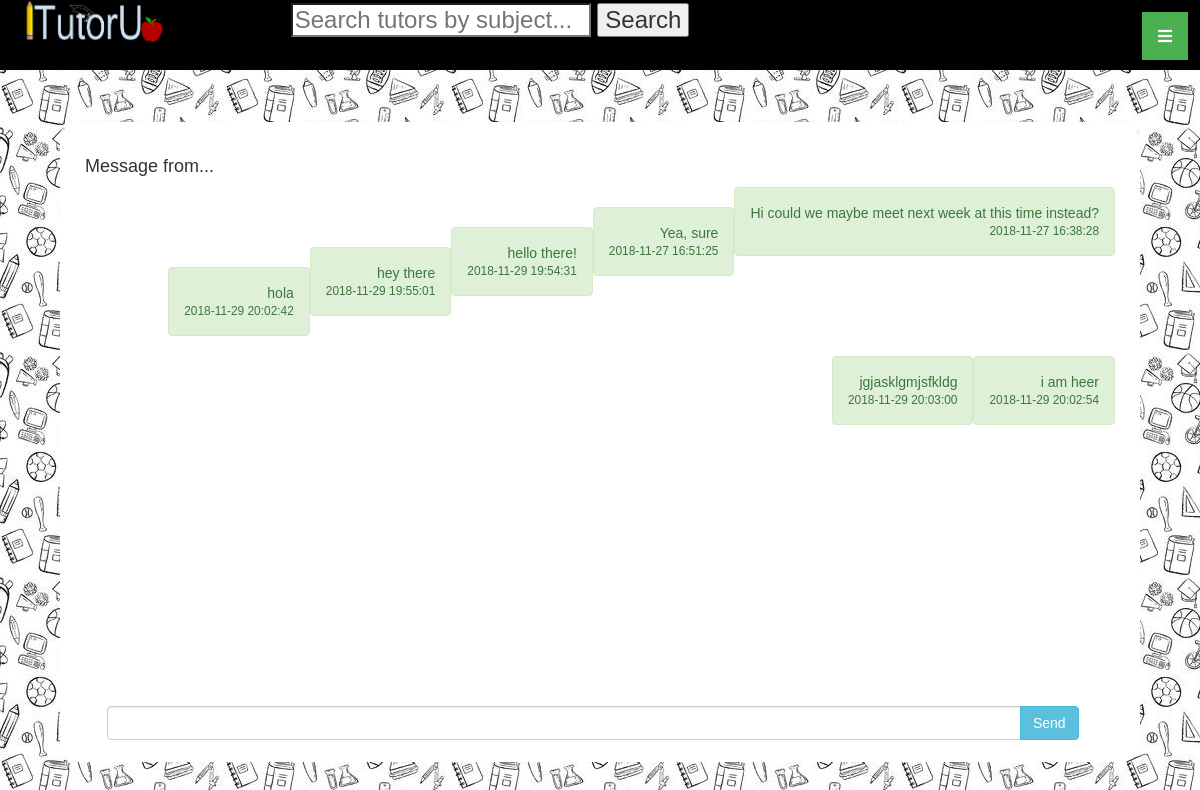
The app's page /Thread/detail/1 (signed in), older data.
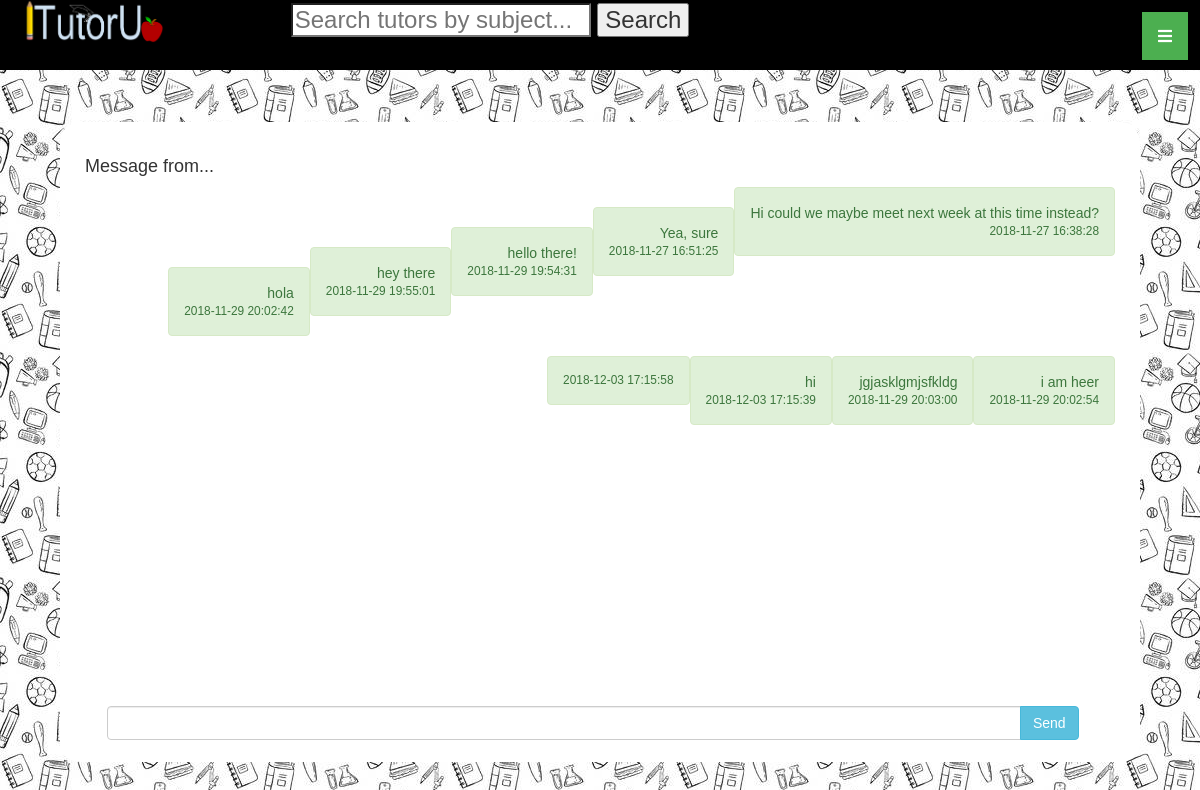
The same page, newer data.
### tables this page shows
CREATE TABLE `message` (
  `messageId` int(11) NOT NULL,
  `threadId` int(11) NOT NULL,
  `messageText` varchar(1024) NOT NULL,
  `senderId` int(11) NOT NULL,
  `timestamp` timestamp NULL DEFAULT CURRENT_TIMESTAMP ON UPDATE CURRENT_TIMESTAMP
);

### app/core/App.php (called while the page is built, shortened)
<?php
class App {
	protected $method = 'index';
	public function __construct() {
		$url = $this->parseUrl();
		if(file_exists('app/controllers/' . $url[0] . 'Controller.php')){
			unset($url[0]);
		}
		$this->controller = new $this->controller();
		if(isset($url[1])) {
			if(method_exists($this->controller, $url[1]) ){
				$this->method = $url[1];
			}
			unset($url[1]);
		}
		$this->params = $url ? array_values($url):[];
		call_user_func_array([$this->controller, $this->method], $this->params);
	}
	public function parseUrl() {
		if(isset($_GET['url'])){
			return $url = explode('/', filter_var(rtrim($_GET['url'], '/')), FILTER_SANITIZE_URL);
		}
	}
}
?>

### index.php (called while the page is built, shortened)
<?php
	$app = new App();
?>

### app/models/Message.php (called while the page is built, shortened)
<?php
class Message extends Model {
	public function getMessages($threadId){
		$sql = "SELECT * FROM message WHERE threadId = :threadId";
		$stmt = self::$_connection->prepare($sql);
		$stmt->execute(['threadId'=>$threadId]);
		$stmt->setFetchMode(PDO::FETCH_CLASS, 'Message');
		return $stmt->fetchAll();
	}
}
?>

### app/core/Model.php (called while the page is built, shortened)
<?php
class Model extends ModelCaller
{
	public function __construct() {
		$server = 'localhost';
		$DBName = 'itutorudb';
		$user = 'root';
		$pass = '';
	}
}
?>

### app/core/ModelCaller.php (called while the page is built, shortened)
<?php
class ModelCaller {
	public static function model($model) {
		if(file_exists('app/models/' . $model . '.php')) {
			return new $model();
		}
		else return null;
	}
}
?>

### app/views/Thread/detail.php (the view, shortened to what this page needs)
<html>
	<head>
		<?php include_once('app/views/Default/stylesheet_links.php') ?>
	</head>
	<body>
		<?php include_once('app/views/Default/header.php') ?>
			<div class="content_block">
				<div>
					<h4>Message from...</h4>
					<div class="">
						<?php
							$messages = $data['messages'];
							foreach($messages as $message){
								if($message->senderId = $_SESSION['userId']){
									print("
										<div class='alert alert-success usermessage' style='text-align: right'>
											<p>$message->messageText</p>
											<small>$message->timestamp</small>
										</div><br/>
									");
								}
							}
						?>
					</div>
					<?php $threadId = $data['threadId'] ?>
					<form action="/Message/_create/<?php echo $threadId ?>" method="post" id="messageForm" class="input-group">
					   <input type="text" name="message" class="form-control" autocomplete="off">
					   <span class="input-group-btn">
					        <input class="btn btn-info" type="submit" value="Send" />
					   </span>
					</form>
				</div>
			</div>
	</body>
</html>

Row changes from the older to the newer data that the page shows:
added message: messageText "hi", timestamp "2018-12-03 17:15:39"
added message: timestamp "2018-12-03 17:15:58"
